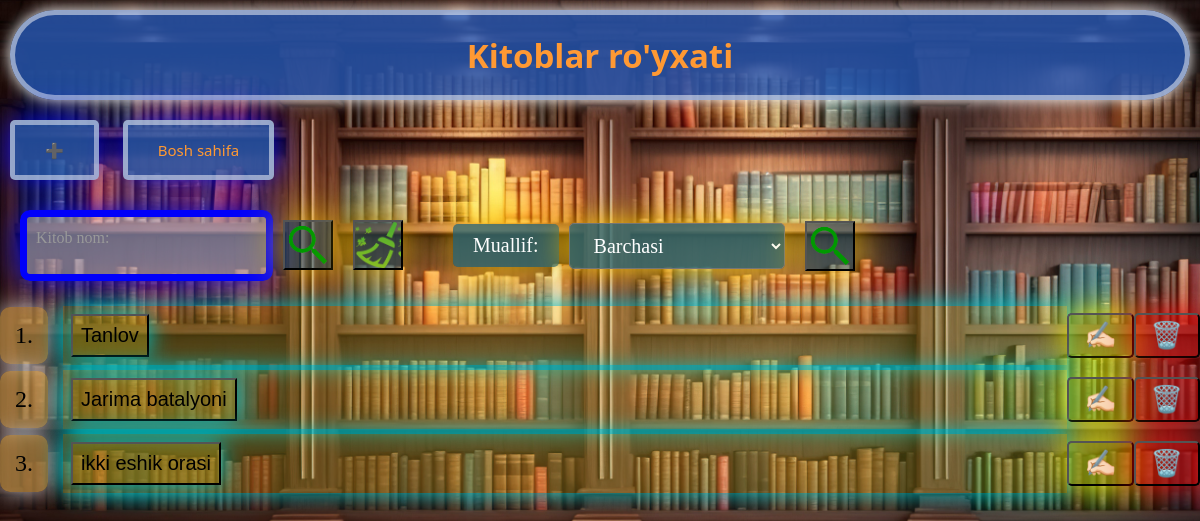
The app's page /kitoblar/ with its own data.
### main/models.py (models this page shows, shortened)
class Kitob(models.Model):
    nom = models.CharField(max_length=100)
    Janr = models.CharField(max_length=100)
    sahifa = models.PositiveSmallIntegerField()
    muallif = models.ForeignKey(Muallif, on_delete=models.CASCADE)
    class Meta:
        verbose_name_plural = 'Kitoblar'
    objects = models.Manager()

### main/views.py (the view)
# urls.py: path('kitoblar/', kitob_view, name='kitoblar'),
def kitob_view(request):
    kitoblar = Kitob.objects.all()
    mualliflar = [Muallif.objects.get(id=id) for id in set(Kitob.objects.all().values_list('muallif', flat=True))]
    muallif = request.GET.get('muallif')
    search = request.GET.get('search')
    if search is not None:
        kitoblar = kitoblar.filter(nom__icontains=search)
    if muallif is not None and muallif != '0':
        kitoblar = kitoblar.filter(muallif__id=muallif)
    context = {
        'kitoblar': kitoblar,
        'mualliflar': mualliflar,
        'search': search,
    }
    return render(request, 'kitoblar.html', context)

### templates/kitoblar/kitoblar.html (shortened to what this page needs)
<!DOCTYPE html>
<html lang="en">
<head>
    {% load static %}
</head>
<body>
<h1>Kitoblar ro'yxati</h1>
<a href="/kitob-qo'shish" class="a">➕</a>
<a href="/home/" class="a">Bosh sahifa</a>
<div class="form-container">
    <form class="inline-form">
        <div class="input-container">
            <input type="text" name="search" placeholder=" " id="search">
            <label for="search">Kitob nom:</label>
            <button class="icon"></button>
            <a href="/kitoblar/">
                <button class="icon2"></button>
            </a>
        </div>
    </form>
    <form class="inline-form">
        <label class="label">Muallif: </label>
        <select name="muallif">
            <option value="0">Barchasi</option>
        </select>
        <button class="icon"></button>
    </form>
</div>
{% for kitob in kitoblar %}
<p class="p_teg">
    <span>{{ forloop.counter }}.</span>
    <a href="/kitoblar/{{ kitob.id }}/" class="button ism">
        <button class="button ism">{{ kitob.nom }}</button>
    </a>
    <a href="/kitoblar/{{ kitob.id }}/update/">
        <button class="update-button">✍🏻</button>
    </a>
    <a href="/kitoblar/{{ kitob.id}}/delete-confrim/">
        <button class="delete-button">🗑️</button>
    </a>
</p>
{% endfor %}
</body>
</html>

### records on screen
Kitob: nom "Tanlov"
Kitob: nom "Jarima batalyoni"
Kitob: nom "ikki eshik orasi"
